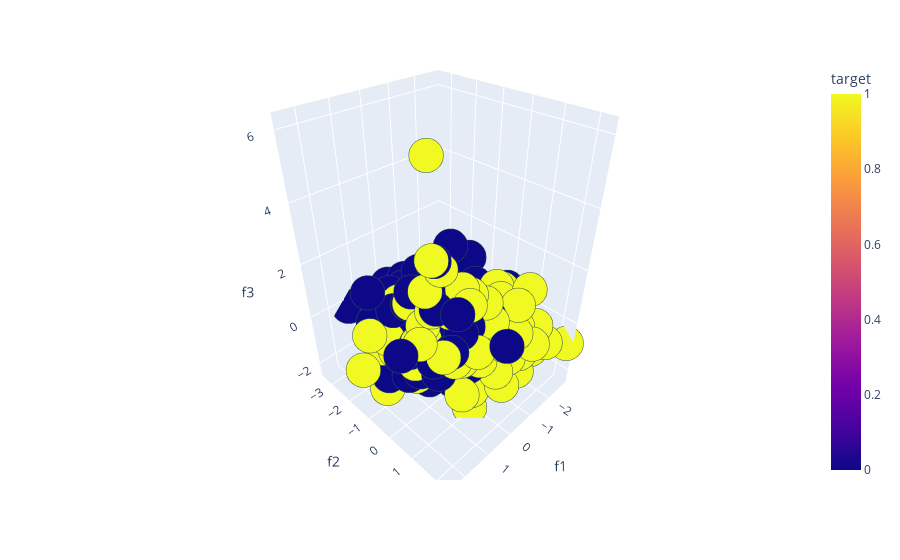

This figure's notebook cell:
### Code cell
# original 3d data 
fig = px.scatter_3d(data,x="f1",y="f2",z="f3",color="target")
fig.update_traces(marker=dict(size=12,line=dict(width=2, color='DarkSlateGrey')),selector=dict(mode='markers'))
fig.show()

### Figure 1 — Plotly figure (JSON) as saved in the notebook; plotly's stock layout.template omitted (floating-point values rounded to 4 significant figures; data arrays with more than 128 entries replaced by an {"elided": "..."} marker saying what was removed)
{"data": [{"hovertemplate": "f1=%{x}<br>f2=%{y}<br>f3=%{z}<br>target=%{marker.color}<extra></extra>", "legendgroup": "", "marker": {"color": {"elided": "1025 int values"}, "coloraxis": "coloraxis", "line": {"color": "DarkSlateGrey", "width": 2}, "size": 12, "symbol": "circle"}, "mode": "markers", "name": "", "scene": "scene", "showlegend": false, "type": "scatter3d", "x": {"elided": "1025 float values"}, "y": {"elided": "1025 float values"}, "z": {"elided": "1025 float values"}}], "layout": {"coloraxis": {"colorbar": {"title": {"text": "target"}}, "colorscale": [[0, "#0d0887"], [0.1111, "#46039f"], [0.2222, "#7201a8"], [0.3333, "#9c179e"], [0.4444, "#bd3786"], [0.5556, "#d8576b"], [0.6667, "#ed7953"], [0.7778, "#fb9f3a"], [0.8889, "#fdca26"], [1, "#f0f921"]]}, "legend": {"tracegroupgap": 0}, "margin": {"t": 60}, "scene": {"domain": {"x": [0, 1], "y": [0, 1]}, "xaxis": {"title": {"text": "f1"}}, "yaxis": {"title": {"text": "f2"}}, "zaxis": {"title": {"text": "f3"}}}}}
